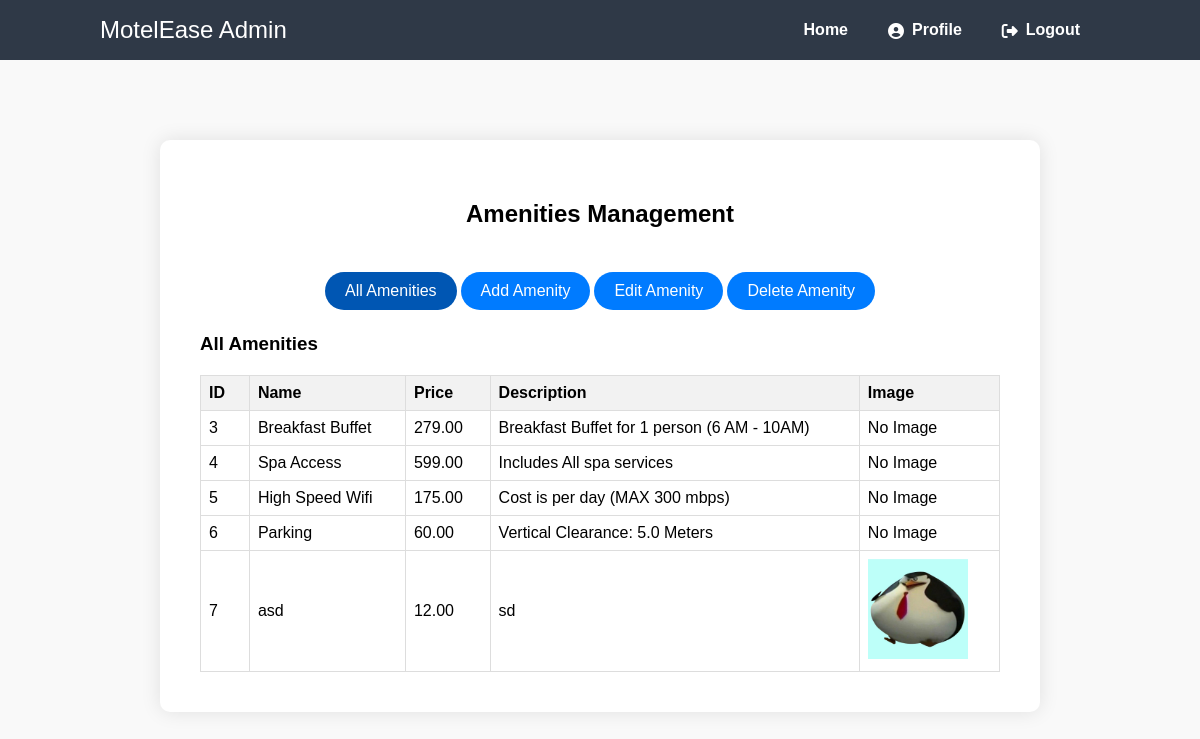
The app's page /ITPROGhotel/php/amenities_management.php (signed in) with its own data.
### tables this page shows
CREATE TABLE `amenities` (
  `id` int(11) NOT NULL,
  `name` varchar(100) NOT NULL,
  `price` decimal(10,2) NOT NULL,
  `description` text DEFAULT NULL,
  `image` mediumblob NOT NULL
);

### ITPROGhotel/php/amenities_management.php (the view, shortened to what this page needs)
<?php
$conn = new mysqli('localhost', 'root', '', 'itproghs');
function getAmenities() {
    global $conn;
    $result = $conn->query("SELECT * FROM amenities");
    return $result->fetch_all(MYSQLI_ASSOC);
}
$amenities = getAmenities();
?>
<!DOCTYPE html>
<html>
<head>
    <link href="../usermgmt.css" rel="stylesheet" type="text/css">
    <link rel="stylesheet" href="https://cdnjs.cloudflare.com/ajax/libs/font-awesome/6.2.0/css/all.min.css">
</head>
<body>
<nav class="navtop">
		<div>
			<h1>MotelEase Admin</h1>
			<a href="admin_home.php">Home</a>
			<a href="admin_profile.php"><i class="fas fa-user-circle"></i>Profile</a>
			<a href="logout.php"><i class="fas fa-sign-out-alt"></i>Logout</a>
		</div>
	</nav>
    <div class="container">
        <h2>Amenities Management</h2>
        <div class="toggle-container">
            <button class="active" onclick="showForm('all-amenities-form')">All Amenities</button>
            <button onclick="showForm('add-amenity-form')">Add Amenity</button>
            <button onclick="showForm('edit-amenity-form')">Edit Amenity</button>
            <button onclick="showForm('delete-amenity-form')">Delete Amenity</button>
        </div>
        <div id="all-amenities-form" class="form-container active">
            <h3>All Amenities</h3>
            <table>
                <tr>
                    <th style="text-align: left; padding-right: 20px;">ID</th>
                    <th style="text-align: left; padding-right: 20px;">Name</th>
                    <th style="text-align: left; padding-right: 20px;">Price</th>
                    <th style="text-align: left; padding-right: 20px;">Description</th>
                    <th style="text-align: left; padding-right: 20px;">Image</th>
                </tr>
                <?php foreach ($amenities as $amenity): ?>
                <tr>
                    <td style="text-align: left; padding-right: 20px;"><?php echo $amenity['id']; ?></td>
                    <td style="text-align: left; padding-right: 20px;"><?php echo $amenity['name']; ?></td>
                    <td style="text-align: left; padding-right: 20px;"><?php echo $amenity['price']; ?></td>
                    <td style="text-align: left; padding-right: 20px;"><?php echo $amenity['description']; ?></td>
                    <td style="text-align: left; padding-right: 20px;"><?php echo $amenity['image'] ? '<img src="' . $amenity['image'] . '" alt="Amenity Image" style="width: 100px;">' : 'No Image'; ?></td>
                </tr>
                <?php endforeach; ?>
            </table>
        </div>
    </div>
</body>
</html>

### ITPROGhotel/usermgmt.css (style rules this page uses)
body { font-family: 'Montserrat', sans-serif; background-color: #f9f9f9; margin: 0; padding: 0; }
.navtop { background-color: #2f3947; height: 60px; width: 100%; border: 0; }
.navtop div { display: flex; margin: 0 auto; width: 1000px; height: 100%; }
.navtop div h1, .navtop div a { display: inline-flex; align-items: center; }
.navtop div h1 { flex: 1; font-size: 24px; padding: 0; margin: 0; color: #fff; font-weight: normal; }
.navtop div a { padding: 0 20px; text-decoration: none; color: #fff; font-weight: bold; }
.navtop div a i { padding: 2px 8px 0 0; }
.container { background-color: white; padding: 40px; border-radius: 10px; box-shadow: 0 0 20px rgba(0, 0, 0, 0.1); width: 100%; max-width: 800px; display: flex; flex-direction: column; align-items: center; margin: 80px auto; }
.form-container { width: 100%; display: none; }
.form-container.active { display: block; }
.toggle-container { display: flex; justify-content: center; margin-top: 20px; }
.toggle-container button { background-color: #007BFF; border: none; padding: 10px 20px; text-align: center; text-decoration: none; display: inline-block; font-size: 16px; margin: 4px 2px; cursor: pointer; border-radius: 25px; color: white; transition: background-color 0.3s ease, transform 0.3s ease; }
.toggle-container button.active { background-color: #0056b3; }
table { width: 100%; border-collapse: collapse; margin-top: 20px; }
th, td { border: 1px solid #ddd; padding: 8px; }
th { background-color: #f2f2f2; text-align: left; }

### records on screen
amenities: id "3", name "Breakfast Buffet", price "279.00", description "Breakfast Buffet for 1 person (6 AM - 10AM)", image "No Image"
amenities: id "4", name "Spa Access", price "599.00", description "Includes All spa services", image "No Image"
amenities: id "5", name "High Speed Wifi", price "175.00", description "Cost is per day (MAX 300 mbps)", image "No Image"
amenities: id "6", name "Parking", price "60.00", description "Vertical Clearance: 5.0 Meters", image "No Image"
amenities: id "7", name "asd", price "12.00", description "sd", image (picture)
